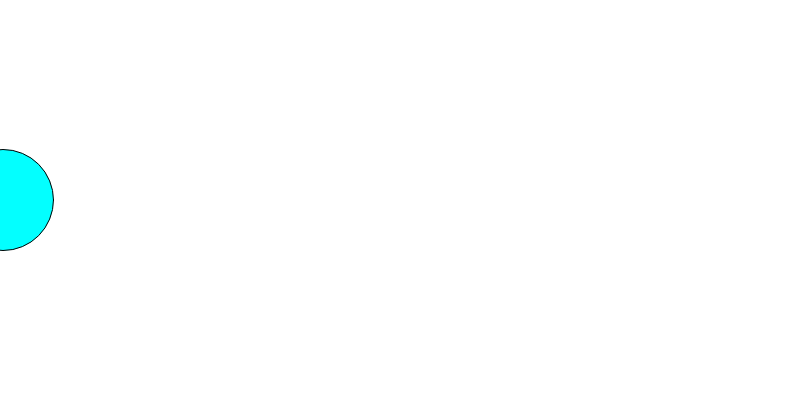
Frame 1 (no input)
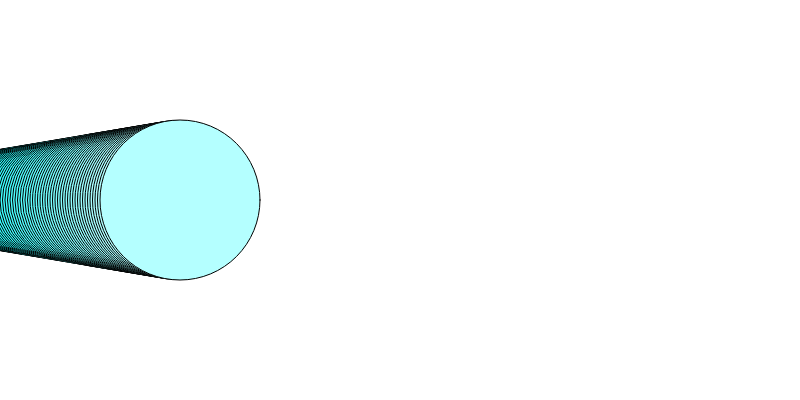
Frame 60 (no input)
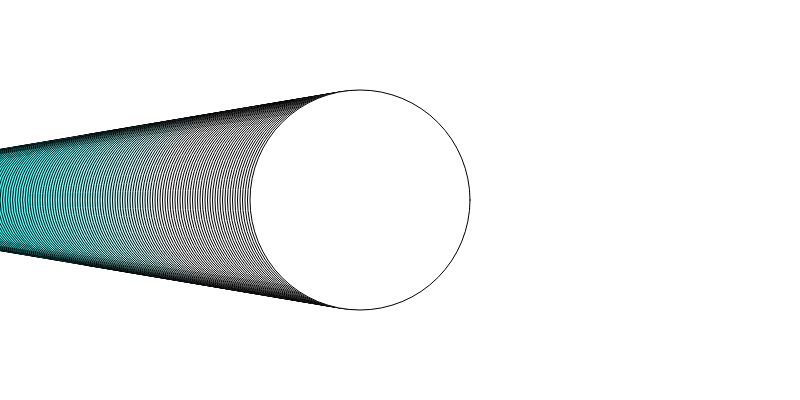
Frame 120 (the mouse pressed at the canvas centre since frame 60)

The p5.js sketch that drew these frames (run headless with seeded random() and noise() and a simulated clock; from frame 60 on, the mouse is pressed at the canvas centre):

// p5.js sketch
// ── sketch.js
var posX;
var tam;

function setup() {
  createCanvas(800, 400);
  //inicializamos las variables
  posX = 0;
  tam = 100;
}

function draw() {
 // background(0);
  posX = posX + 3; //en cada cuadro, le sumamos 3 a la variable
  tam = tam + 1; //idem, agregando 1 cada cuadro
  
  //acá usamos la variable posX para animar el color
  //Esto muestra que el nombre de la variable es independiente de su uso
  fill(posX,255,255); 
  ellipse(posX, height/2, tam, tam); //usamos las variables para dibujar un circulo que crece
}
